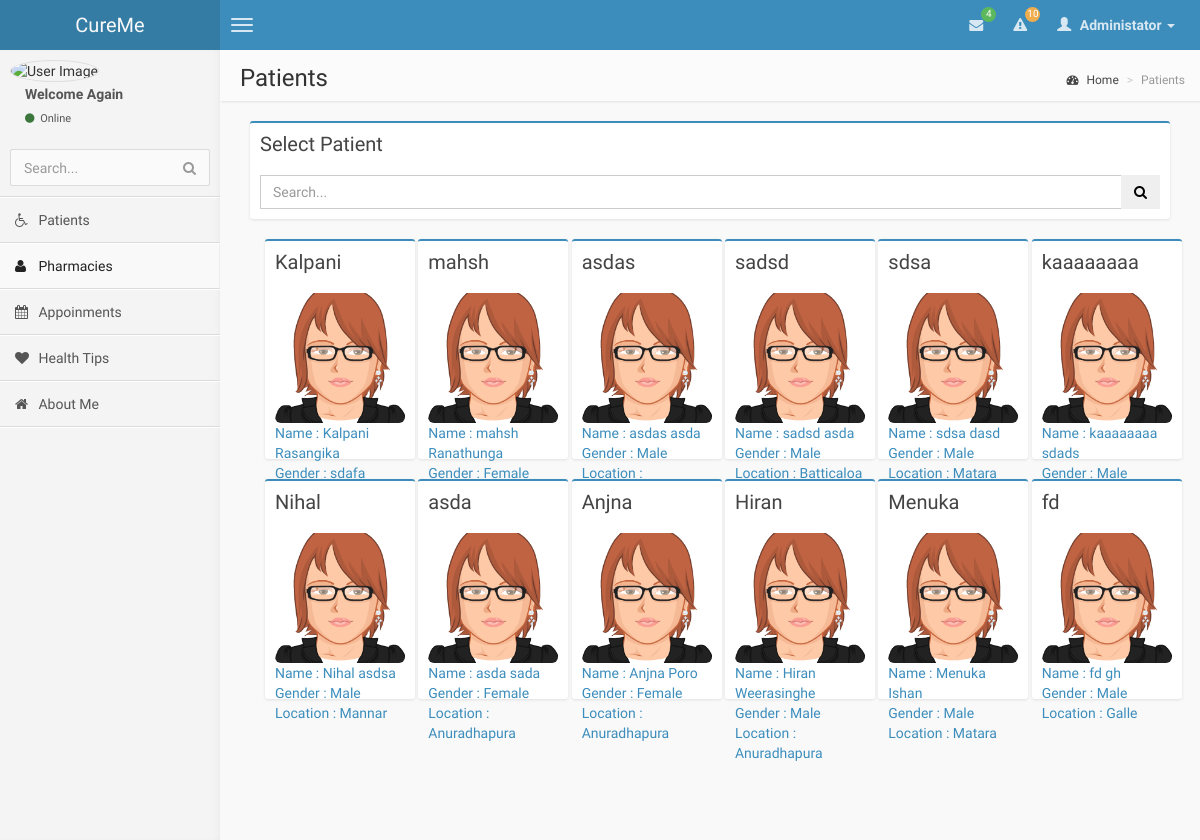
/views/doctor/select_patient.php (signed in), run on an earlier commit of the app's database.
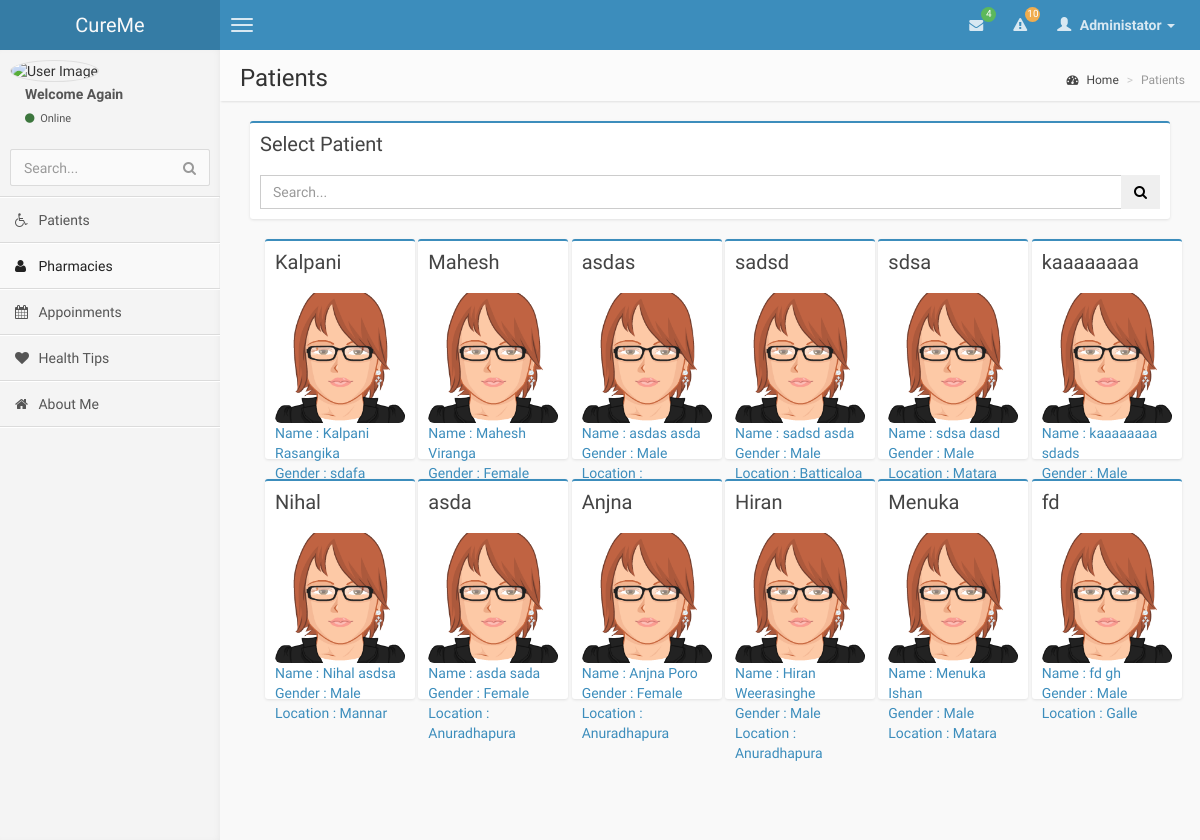
And on a later commit of the database.
### tables this page shows
CREATE TABLE IF NOT EXISTS `patient` (
  `patient_Id` int(11) NOT NULL,
  `active` int(1) NOT NULL DEFAULT '0',
  `patient_FName` varchar(45) NOT NULL,
  `patient_LName` varchar(45) NOT NULL,
  `email` varchar(1024) NOT NULL,
  `address_No` varchar(45) DEFAULT NULL,
  `address_Street` varchar(45) DEFAULT NULL,
  `address_City` varchar(45) DEFAULT NULL,
  `date_Of_Birth` date NOT NULL,
  `mobile_Number` varchar(45) DEFAULT NULL,
  `gender` varchar(6) NOT NULL,
  `date_Of_Registration` date DEFAULT NULL,
  `password` varchar(64) NOT NULL,
  `salt` varchar(1024) NOT NULL,
  PRIMARY KEY (`patient_Id`)
);

### classes/config.php (called while the page is built)
<?php
class Config
{
	public static function get($path=null)
	{
		if($path)
		{
			$config=$GLOBALS['config'];
			$path=explode('/',$path);
			foreach($path as $bit)
				{
					if(isset($config[$bit])){
						$config=$config[$bit];
					}
				}
		return($config);
		}
	}
}

### classes/db.php (called while the page is built, shortened)
<?php
class DB{
	private static $_instance=null;
	private $_pdo,
			$_query,
			$_error=false,
			$_result,
			$_count=0;
	private function __construct(){
	try{
		$this->_pdo=new PDO('mysql:host=' . Config::get('mysql/host') . ';dbname=' . Config::get('mysql/db') ,Config::get('mysql/username'),Config::get('mysql/password'));
		}
	catch(PDOException $e)
		{
		die($e->getMessage());
		}
	}
	public static function getInstance()
	{
	 if(!isset(self::$_instance))
	 {
		self::$_instance =new DB();
	 }
	 return self::$_instance;
	}
	public function  query($sql, $params=array())
	{
		if($this->_query = $this->_pdo->prepare($sql))
		{
				if($this->_query->execute()){
					$this->_result = $this->_query->fetchAll(PDO::FETCH_OBJ);
					}
				else{
					$this->_error=true;
				}
		}
		return($this);
	}
	public function results()
	{
		return $this->_result;
	}
}
?>

### views/doctor/select_patient.php (the view, shortened to what this page needs)
<!DOCTYPE html>
<html>
<head>
    <link href="../../css/bootstrap.min.css" rel="stylesheet" type="text/css" />
    <link href="../../css/font-awesome.min.css" rel="stylesheet" type="text/css" />
    <link href="../../css/ionicons.min.css" rel="stylesheet" type="text/css" />
    <link href="../../css/morris/morris.css" rel="stylesheet" type="text/css" />
    <link href="../../css/jvectormap/jquery-jvectormap-1.2.2.css" rel="stylesheet" type="text/css" />
    <link href="../../css/datepicker/datepicker3.css" rel="stylesheet" type="text/css" />
    <link href="../../css/daterangepicker/daterangepicker-bs3.css" rel="stylesheet" type="text/css" />
    <link href="../../css/bootstrap-wysihtml5/bootstrap3-wysihtml5.min.css" rel="stylesheet" type="text/css" />
    <link href="../../css/AdminLTE.css" rel="stylesheet" type="text/css" />
</head>
<?php
require('header.php');
require('navigation.php');
?>
<body class="skin-blue">
<div class="wrapper row-offcanvas row-offcanvas-left">
<aside class="right-side">
<section class="content-header">
    <h1>
        Patients
    </h1>
    <ol class="breadcrumb">
        <li><a href="#"><i class="fa fa-dashboard"></i> Home</a></li>
        <li class="active">Patients</li>
    </ol>
</section>
<?php
				$db=DB::getInstance();
				$db->query('SELECT * FROM patient');
				$a=$db->results();
				?>
<section class="content">
<section class="col-lg-12">
    <div class="box box-primary">
        <div class="box-header">
            <h3 class="box-title">Select Patient</h3>
        </div>
        <div class="box-body">
            <form action="#" method="get">
                <div class="input-group">
                    <input type="text" name="q" class="form-control" placeholder="Search...">
                            <span class="input-group-btn">
                                <button type="submit" name="seach" id="search-btn" class="btn btn-flat"><i class="fa fa-search"></i></button>
                            </span>
                </div>
            </form>
        </div>
    </div>
    <div class="col-sm-2">
		<?php
			foreach ($a as $ab){
			echo
        "
		<a href='../treat/patient.php?id=".$ab->patient_Id."'>
		<div class='box box-primary' style='height:220px; width:150px;'>
		<div class='box-header' data-toggle='tooltip' title='' data-original-title='Header tooltip'>
                <h5 class='box-title'>".$ab->patient_FName."</h5>
            </div>
            <div class='box-body'>
                <img src='img/avatar3.png' class='img-rounded' alt='User Image'>
                <p>
                    Name : ".$ab->patient_FName." ".$ab->patient_LName."</br>
                    Gender : ".$ab->gender."</br>
                    Location : ".$ab->address_City."
                </p>
            </div>
        </div>
        </a>
		</div>
		<div class='col-sm-2'>
        ";
	}
	?>
</section>
<section class="col-lg-5 connectedSortable">
</section>
<section class="col-lg-7 connectedSortable">
</section>
</section>
</aside>
</div>
</body>
</html>

### views/doctor/header.php (shortened to what this page needs)
<!DOCTYPE html>
<html>
<head>
    <link href="../../css/bootstrap.min.css" rel="stylesheet" type="text/css" />
    <link href="../../css/font-awesome.min.css" rel="stylesheet" type="text/css" />
    <link href="../../css/ionicons.min.css" rel="stylesheet" type="text/css" />
    <link href="../../css/morris/morris.css" rel="stylesheet" type="text/css" />
    <link href="../../css/jvectormap/jquery-jvectormap-1.2.2.css" rel="stylesheet" type="text/css" />
    <link href="../../css/datepicker/datepicker3.css" rel="stylesheet" type="text/css" />
    <link href="../../css/daterangepicker/daterangepicker-bs3.css" rel="stylesheet" type="text/css" />
    <link href="../../css/bootstrap-wysihtml5/bootstrap3-wysihtml5.min.css" rel="stylesheet" type="text/css" />
    <link href="../../css/AdminLTE.css" rel="stylesheet" type="text/css" />
</head>
<body class="skin-blue">
<header class="header">
    <a href="../../index/index.php" class="logo">
        CureMe
    </a>
    <nav class="navbar navbar-static-top" role="navigation">
        <a href="#" class="navbar-btn sidebar-toggle" data-toggle="offcanvas" role="button">
            <span class="icon-bar"></span>
            <span class="icon-bar"></span>
            <span class="icon-bar"></span>
        </a>
        <div class="navbar-right">
            <ul class="nav navbar-nav">
                <li class="dropdown messages-menu">
                    <a href="#" class="dropdown-toggle" data-toggle="dropdown">
                        <i class="fa fa-envelope"></i>
                        <span class="label label-success">4</span>
                    </a>
                </li>
                <li class="dropdown notifications-menu">
                    <a href="#" class="dropdown-toggle" data-toggle="dropdown">
                        <i class="fa fa-warning"></i>
                        <span class="label label-warning">10</span>
                    </a>
                </li>
                <li class="dropdown user user-menu">
                    <a href="#" class="dropdown-toggle" data-toggle="dropdown">
                        <i class="glyphicon glyphicon-user"></i>
                        <span>Administator <i class="caret"></i></span>
                    </a>
                </li>
            </ul>
        </div>
    </nav>
</header>
</body>
</html>

### views/doctor/navigation.php (shortened to what this page needs)
<!DOCTYPE html>
<html>
<head>
    <link href="../../css/bootstrap.min.css" rel="stylesheet" type="text/css" />
    <link href="../../css/font-awesome.min.css" rel="stylesheet" type="text/css" />
    <link href="../../css/ionicons.min.css" rel="stylesheet" type="text/css" />
    <link href="../../css/morris/morris.css" rel="stylesheet" type="text/css" />
    <link href="../../css/jvectormap/jquery-jvectormap-1.2.2.css" rel="stylesheet" type="text/css" />
    <link href="../../css/datepicker/datepicker3.css" rel="stylesheet" type="text/css" />
    <link href="../../css/daterangepicker/daterangepicker-bs3.css" rel="stylesheet" type="text/css" />
    <link href="../../css/bootstrap-wysihtml5/bootstrap3-wysihtml5.min.css" rel="stylesheet" type="text/css" />
    <link href="../../css/AdminLTE.css" rel="stylesheet" type="text/css" />
</head>
<body class="skin-blue">
<div class="wrapper row-offcanvas row-offcanvas-left">
<aside class="left-side sidebar-offcanvas">
    <section class="sidebar">
        <div class="user-panel">
            <div class="pull-left image">
                <img src="img/doctor.png" class="img-circle" alt="User Image" />
            </div>
            <div class="pull-left info">
                <p>Welcome Again</p>
                <a href="#"><i class="fa fa-circle text-success"></i> Online</a>
            </div>
        </div>
        <form action="#" method="get" class="sidebar-form">
            <div class="input-group">
                <input type="text" name="q" class="form-control" placeholder="Search..."/>
                            <span class="input-group-btn">
                                <button type='submit' name='seach' id='search-btn' class="btn btn-flat"><i class="fa fa-search"></i></button>
                            </span>
            </div>
        </form>
        <ul class="sidebar-menu">
            <li >
                <a href='select_patient.php'>
                    <i class="fa fa-wheelchair"></i> <span>Patients</span>
                </a>
            </li>
            <li class="active">
                <a href='pharmacies.php'>
                    <i class="fa fa-user"></i> <span>Pharmacies</span>
                </a>
            </li>
            <li>
                <a href='appoinmentcheck.php'>
                    <i class="fa fa-calendar"></i> <span>Appoinments</span>
                </a>
            </li>
            <li>
                <a href='healthtips.php'>
                    <i class="fa  fa-heart"></i> <span>Health Tips</span>
                </a>
            </li>
            <li>
                <a href='about.php'>
                    <i class="fa  fa-home"></i> <span>About Me</span>
                </a>
            </li>
        </ul>
    </section>
</aside>
</body>
</html>

What changed in the data, as far as the page shows it:
changed patient: patient_FName "mahsh" → "Mahesh"; patient_LName "Ranathunga" → "Viranga"
